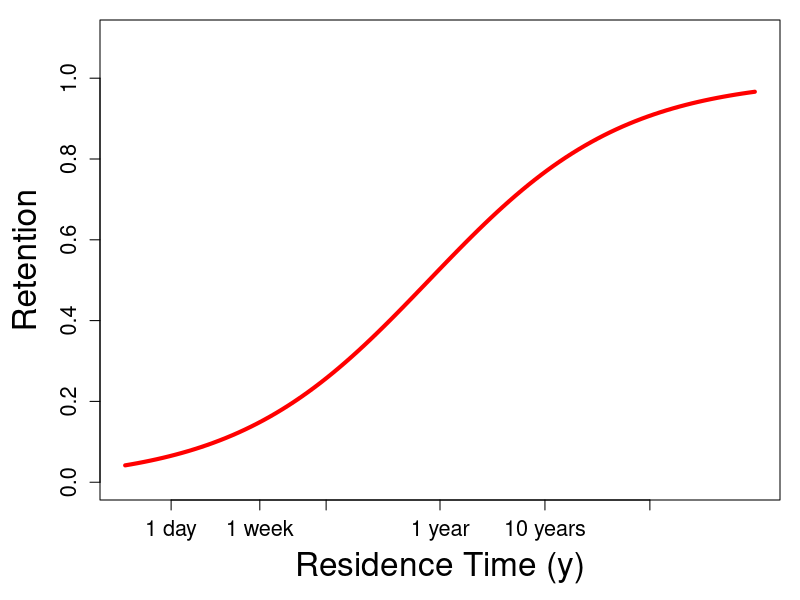

Source code (R): (Note: this script raises an error after producing the figure.)
# This script creates figures for differential retention project

# Set colors for all plots
col.n <- rgb(.94,.73,0.035,.7)
col.p = rgb(.07,.57,.45,0.7)

# Figure 1: N and P retention according to Vollenweider & Harrison
png("R_restime.png", height = 600, width = 800)
# plot N and P lines together 
par(mar=c(5,5,1,1))
curve(1-(1/(1+(1.12*(x^.47)))), 0.001,1000,log = "x",
      ylab = "Retention", xlab = "Residence Time (y)", 
      col = "red", ylim = c(0, 1.1), lwd = 4,xaxt = "n", cex.lab = 2, cex.axis = 1.3)
axis(1, labels = c("1 day", "1 week", "1 month", "1 year", "10 years", "100 years"), 
     at = c(1/365, 7/365, 30/365, 1, 10, 100), cex.axis=1.3)

curve(1-(exp((-9.92*x)/1)), .001, 1000, 
      log = "x", ylab="N Retention", xlab = "Residence Time (y)", 
      col = new.cols[3], add = TRUE, lwd = 4)
curve(1-(exp((-9.92*x)/10)), .001, 1000, log = "x", ylab="N Retention", xlab = "Residence Time (y)", col = new.cols[5], lwd = 4, add = TRUE)
curve(1-(exp((-9.92*x)/20)), .001, 1000, log = "x", ylab="N Retention", xlab = "Residence Time (y)", col = new.cols[7], lwd = 4, add = TRUE)
curve(1-(exp((-9.92*x)/50)), .001, 1000, log = "x", ylab="N Retention", xlab = "Residence Time (y)", col = new.cols[9], lwd = 4, add = TRUE)
abline(v=1/365, col="gray", lty=2)
# week
abline(v=7/365, col="gray", lty=2)
# month
abline(v=30/365, col="gray", lty=2)
# year
abline(v=1, col = "gray", lty = 2)
abline(v=10, col = "gray", lty = 2)
abline(v=100, col = "gray", lty = 2)
text(80, .7, "Phosphorus", cex = 1.3, col = "red")
text(5/365, .7, "Nitrogen", cex = 1.3, col = new.cols[5])
text(c(1.7/365,3.5/365,8/365,18/365), .65, c("1m", "10m", "20m", "50m"), cex = 1.3, col = new.cols[c(3,5,7,9)])
dev.off()
# Figure 2: Differential retention according to V & H

# Figure 3: Differential retention with realistic depth and residence time
# plotted on figure - deciles from mass balance lakes?

# Figure 4: Mass balance lakes - depth vs residence time

# Figure 5: Mass balance lakes - histograms of N and P retention

# Figure 5.123: histograms of broken up by N retention > P retention,
# histogram of size, input concentrations, etc.

# Figure 6: N vs P retention

# Figure 7: Differential retention with deciles for depth and retention time + 
# real N and P retention

# Figure 8: Differential retention as % change in TN:TP vs rank or res time
# - predicted from models

# Figure 9: Differential retention as % change in TN:TP vs rank or res time
# - observed

# Figure 10: Same as Figure 9, but with color = rank or res time and x = start concentration

# figure 11: Same as figure 9, but broken up into 3 - each panel represents low, medium
# high res time/rank, and x = start ratio or start P concentration (to test Finlay hypothesis?)

# Figure 12: calculate Vf and sedimentation coefficient and summarize by lake type. 
# show how sed coef or Vf changes with nutrient input concentration
